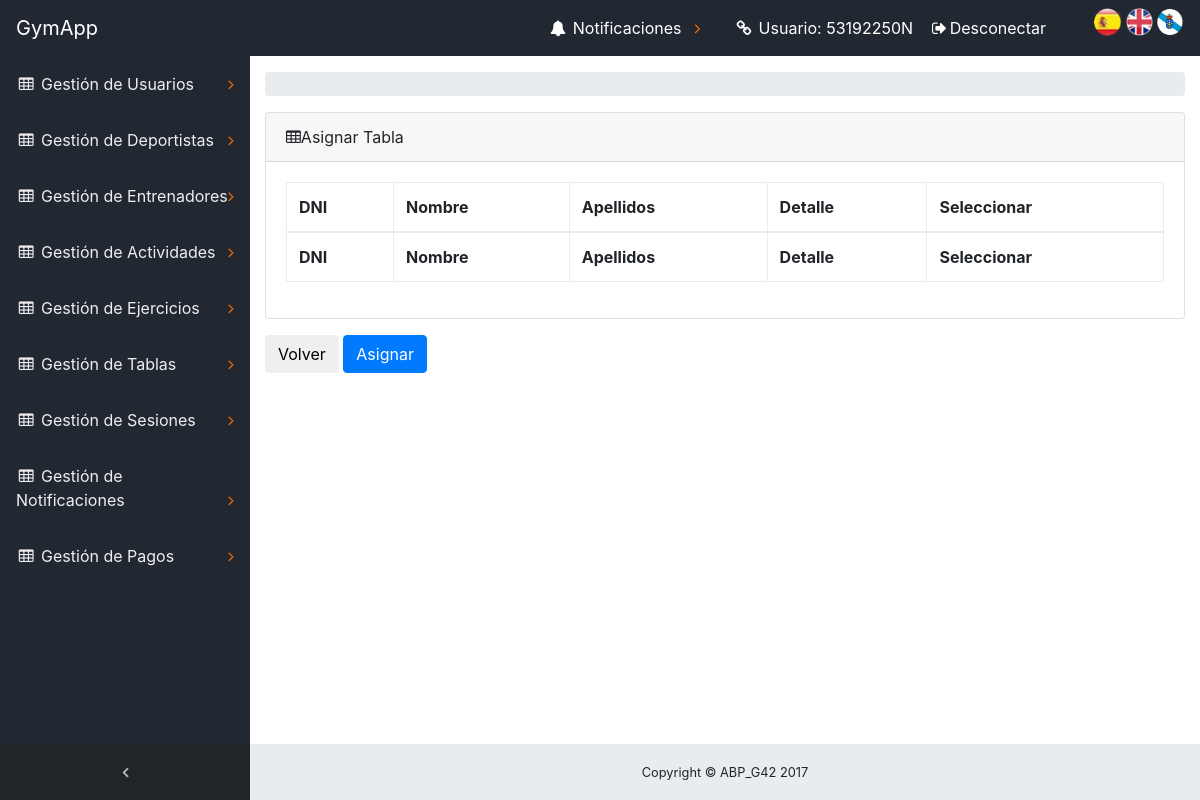
The app's page /ABP/index.php?controller=Tabla&action=TablaAsignar&idTabla=1 (signed in), older data.
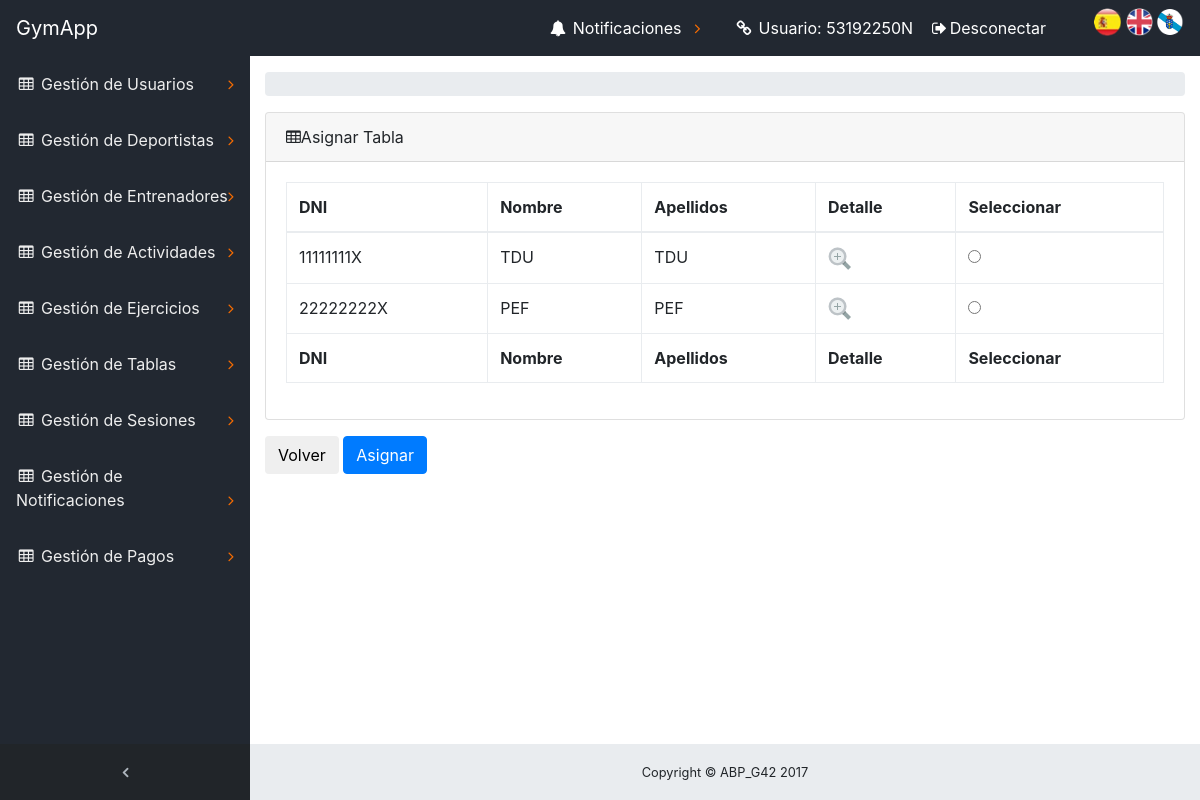
The same page, newer data.
### tables this page shows
CREATE TABLE `deportista` (
  `dni` varchar(10) NOT NULL
);

CREATE TABLE `usuario` (
  `dni` varchar(10) NOT NULL,
  `nombre` varchar(30) NOT NULL,
  `apellidos` varchar(30) NOT NULL,
  `edad` tinyint(4) DEFAULT NULL,
  `contrasena` varchar(128) NOT NULL,
  `email` varchar(100) DEFAULT NULL,
  `telefono` varchar(20) NOT NULL,
  `fechaAlta` date NOT NULL
);

### ABP/core/ViewManager.php (called while the page is built, shortened)
<?php
class ViewManager {
	private $variables = array();
	public function setVariable($varname, $value, $flash=false) {
		$this->variables[$varname] = $value;
	}
	public function getVariable($varname, $default=NULL) {
		if (!isset($this->variables[$varname])) {
			return $default;
		}
		return $this->variables[$varname];
	}
	public function render($controller, $viewname) {
		include(__DIR__ . "/../view/$controller/$viewname.php");
	}
	private static $viewmanager_singleton = NULL;
	public static function getInstance() {
		if (self::$viewmanager_singleton == null) {
			self::$viewmanager_singleton = new ViewManager();
		}
		return self::$viewmanager_singleton;
	}
}

### ABP/index.php (called while the page is built, shortened)
<?php
function run() {
	try {
		$controller = loadController($_GET["controller"]);
		$actionName = $_GET["action"];
		$controller->$actionName();
	} catch(Exception $ex) {
		die("An exception occured!!!!!".$ex->getMessage());
	}
}
function loadController($controllerName) {
	return new $controllerClassName();
}
run();
?>

### ABP/core/I18n.php (called while the page is built, shortened)
<?php
class I18n {
	private $messages;
	public function setLanguage($language) {
		$this->messages = $i18n_messages;
	}
	public function i18n($key) {
		if (isset($this->messages[$key])){
			return $this->messages[$key];
		}else{
			return $key;
		}
	}
	private static $i18n_singleton = null;
	public static function getInstance() {
		if (self::$i18n_singleton == NULL) {
			self::$i18n_singleton = new I18n();
		}
		return self::$i18n_singleton;
	}
}
function i18n($key) {
	return I18n::getInstance()->i18n($key);
}

### ABP/view/messages/messages_es.php (called while the page is built)
<?php
    $i18n_messages = array(
    	'Nombre'=> 'Nombre',
    	'Asunto' => 'Asunto',
    	'contenido' => 'contenido',
    	'nombre' => 'nombre',
    	'El atributo '=>'El atributo ',
    	' no puede ser vacío' => ' no puede ser vacío',
    	'Longitud incorrecta. El atributo ' => 'Longitud incorrecta. El atributo ',
    	' debe tener una longitud máxima de '=>' debe tener una longitud máxima de ',
    	' y tiene '=>' y tiene ',
    	'El atributo no sigue el formato correcto. Pruebe example@example.com' => 'El atributo no sigue el formato correcto. Pruebe example@example.com',
    	' contiene caracteres no alfabéticos'=>' contiene caracteres no alfabéticos',
    	' no esta comprendido en ['=>' no esta comprendido en [',
    	' no puede tener mas de ' => ' no puede tener mas de ',
    	'decimales'=>'decimales',
    	' no tiene 8 números seguidos de una letra: FORMATO INCORRECTO!!!'=>' no tiene 8 números seguidos de una letra: FORMATO INCORRECTO!!!',
    	'La letra del DNI no es correcta'=>'La letra del DNI no es correcta',
    	' no tiene un formato válido de telefeno.'=>' no tiene un formato válido de telefeno.',
    	' debe estar compuesto únicamente por digitos.'=>' debe estar compuesto únicamente por digitos.',
        'precio' => 'precio',
        ': activar para ordenar columna ascendentemente'=>': activar para ordenar columna ascendentemente',
        ': activar para ordenar columna descendentemente'=>': activar para ordenar columna descendentemente',
        'Primero' => 'Primero',
        'Último'=>'Último',
        'Siguiente'=>'Siguiente',
        'Anterior'=>'Anterior',
        'Tabla sin datos'=>'Tabla sin datos',
        'Mostrando _START_ a _END_ de _TOTAL_ elementos'=>'Mostrando _START_ a _END_ de _TOTAL_ elementos',
        'Mostrando 0 a 0 de 0 elementos'=>'Mostrando 0 a 0 de 0 elementos',
        '(filtrados de _MAX_ elementos totales)'=>'(filtrados de _MAX_ elementos totales)',
        'Mostrar _MENU_ elementos'=>'Mostrar _MENU_ elementos',
        'Cargando...'=>'Cargando...',
        'Procesando...'=>'Procesando...',
        'Buscar:'=>'Buscar:',
        'No se encontró nada'=>'No se encontró nada',
        'dni' => 'dni',
        'contraseña' => 'contraseña'
    );
?>

### ABP/model/Usuario.php (called while the page is built, shortened)
<?php
class Usuario
{
            private $dni;
            private $nombre;
            private $apellidos;
        function __construct($dni=NULL,$nombre=NULL,$apellidos=NULL,$edad=NULL,$password=NULL,$email=NULL,$telefono=NULL,$fechaAlta=NULL){
            $this->dni = $dni;
            $this->nombre = $nombre;
            $this->apellidos = $apellidos;
        }
    public function getDni() {
        return $this->dni;
    }
    public function getNombre() {
        return $this->nombre;
    }
    public function getApellidos() {
        return $this->apellidos;
    }
}
?>

### ABP/model/TablaMapper.php (called while the page is built, shortened)
<?php
require_once(__DIR__."/../core/Access_DB.php");
Class TablaMapper
{
    protected $db;
    public function __construct()
    {
        $this->db=PDOConnection::getInstance();
    }
    public function listarDeportistas()
    {
        $stmt = $this->db->query("SELECT * from deportista d, usuario u WHERE d.dni=u.dni");
        $usuarios_db = $stmt->fetchAll(PDO::FETCH_ASSOC);
        $usuarios = array();
        foreach ($usuarios_db as $usuario)
        {
            array_push($usuarios, new Usuario($usuario['dni'],$usuario['nombre'],$usuario['apellidos'],$usuario['edad'],$usuario['email'],$usuario['telefono'],$usuario['fechaAlta']));
        }
        return $usuarios;
    }
}
?>

### ABP/core/Access_DB.php (called while the page is built, shortened)
<?php
class PDOConnection {
	private static $db_singleton = null;
	public static function getInstance() {
		if (self::$db_singleton == null) {
			self::$db_singleton = new PDO(
			"mysql:host=".HOST.";dbname=".DB.";charset=utf8",
			USER,
			PASS,
			array(
				PDO::ATTR_EMULATE_PREPARES => false,
				PDO::ATTR_ERRMODE => PDO::ERRMODE_EXCEPTION)
			);
		}
		return self::$db_singleton;
	}
}
?>

### ABP/view/tabla/tablaASIGNAR.php (the view, shortened to what the changed rows need)
<?php
require_once(__DIR__."/../../core/ViewManager.php");
    $view = ViewManager::getInstance();
    $usuarios = $view->getVariable("usuarios");
?>
<div class="content-wrapper">
    <div class="container-fluid">
    <form name='Form' action='./index.php?controller=Tabla&amp;action=TablaAsignar' method='post'>
        <div class="card mb-3">
            <div class="card-body">
                <div class="table-responsive">
                    <table class="table table-bordered" id="dataTable" width="100%" cellspacing="0" >
                        <thead>
                            <tr>
                                <th><?= i18n("DNI") ?></th>
                                <th><?= i18n("Nombre") ?></th>
                                <th><?= i18n("Apellidos") ?></th>
                                <th>Detalle</th>
                                <th>Seleccionar</th>
                            </tr>
                        </thead>
                        <tfoot>
                            <tr>
                                <th><?= i18n("DNI") ?></th>
                                <th><?= i18n("Nombre") ?></th>
                                <th><?= i18n("Apellidos") ?></th>
                                <th>Detalle</th>
                                <th>Seleccionar</th>
                            </tr>
                        </tfoot>
                        <tbody>
<?php
                        foreach($usuarios as $usuario)
                        {
?>
                            <tr>
                                    <td><?php echo $usuario->getDni(); ?></td>
                                    <td><?php echo $usuario->getNombre(); ?></td>
                                    <td><?php echo $usuario->getApellidos(); ?></td>
                                    <td>
                                        <a href=''><img src='./view/Icons/detalle.png'>
                                        </a>
                                    </td>
                                     <td>
                                      <input type="radio" name="usuario" value="<?php echo $usuario->getDni(); ?>">
                                    </td>
                            </tr>
<?php
                        }
?>
                        </tbody>
                    </table>
                </div>
            </div>
        </div>
            </form>
    </div>
</div>

Row changes from the older to the newer data that the page shows:
added deportista: dni.dni "11111111X", dni.nombre "TDU", dni.apellidos "TDU"
added deportista: dni.dni "22222222X", dni.nombre "PEF", dni.apellidos "PEF"
